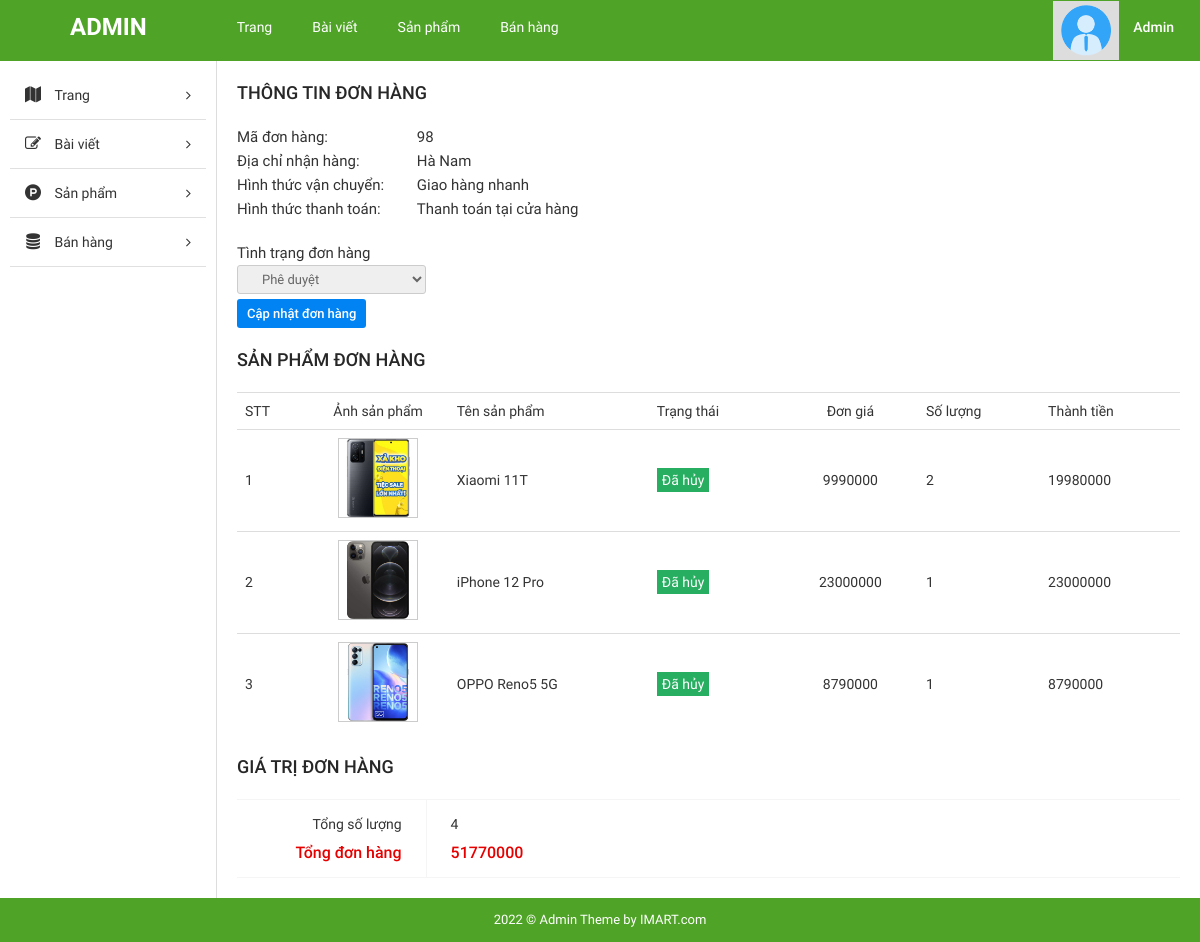
The page /admin/index.php?page=detail_order&order_id=98 on the database its author committed.
### tables this page shows
CREATE TABLE `tbl_order` (
  `order_id` int(11) NOT NULL,
  `total_price` int(50) NOT NULL,
  `date` date NOT NULL,
  `transport_fee` int(11) NOT NULL,
  `status` varchar(50) NOT NULL,
  `user_id` int(11) NOT NULL,
  `email` varchar(100) NOT NULL,
  `phone_num` varchar(12) NOT NULL,
  `address` varchar(100) NOT NULL,
  `note` text NOT NULL,
  `httt` varchar(200) NOT NULL,
  `htvc` varchar(200) NOT NULL
);

CREATE TABLE `tbl_user` (
  `user_id` int(20) NOT NULL,
  `username` varchar(30) NOT NULL,
  `pass` varchar(100) NOT NULL,
  `fullname` varchar(100) NOT NULL,
  `email` varchar(40) NOT NULL,
  `gender` varchar(10) NOT NULL,
  `phone_num` varchar(15) NOT NULL,
  `address` varchar(100) NOT NULL,
  `rule_user` int(1) NOT NULL
);

CREATE TABLE `tbl_orderdetail` (
  `order_id` int(11) NOT NULL,
  `pro_id` int(11) NOT NULL,
  `quantity` int(11) NOT NULL
);

CREATE TABLE `tbl_product` (
  `pro_id` int(11) NOT NULL,
  `pro_name` varchar(200) NOT NULL,
  `original_price` int(11) NOT NULL,
  `promotional_price` int(11) NOT NULL,
  `quantity` int(11) NOT NULL DEFAULT 100,
  `short_desc` text NOT NULL,
  `detail_desc` text NOT NULL,
  `pro_image` varchar(100) NOT NULL,
  `cat_id` int(11) NOT NULL,
  `brand_id` int(20) NOT NULL,
  `status_pro` int(11) NOT NULL
);

### admin/pages/detail_order.php (the view, shortened to what this page needs)
<?php
$order_id = $_GET['order_id'];
$sql = "SELECT pro_image,pro_name,promotional_price,tbl_orderdetail.quantity , tbl_order.status
FROM tbl_order,tbl_orderdetail,tbl_product WHERE tbl_order.order_id=tbl_orderdetail.order_id
AND tbl_orderdetail.pro_id=tbl_product.pro_id AND tbl_order.order_id='$order_id'";
$sql1 = "SELECT order_id,tbl_user.address,tbl_order.note,tbl_order.status, htvc, httt FROM tbl_order INNER JOIN tbl_user
ON tbl_order.user_id=tbl_user.user_id WHERE order_id='$order_id'";
$rs1 = mysqli_query($con, $sql1);
$r1 = mysqli_fetch_array($rs1);
$rs = mysqli_query($con, $sql);
?>
<div id="main-content-wp" class="list-product-page">
    <div class="wrap clearfix">
        <?php require 'inc/sidebar.php'; ?>
        <div id="content" class="detail-exhibition fl-right">
            <div class="section" id="info">
                <div class="section-head">
                    <h3 class="section-title">Thông tin đơn hàng</h3>
                </div>
                <table style="width: 40%">
                    <tr>
                        <td>
                            <h3 class="title" style="display:inline-block">Mã đơn hàng: </h3>
                        </td>
                        <td><span class="detail"><?= $r1['order_id'] ?></span></td>
                    </tr>
                    <tr>
                        <td>
                            <h3 class="title" style="display:inline-block">Địa chỉ nhận hàng: </h3>
                        </td>
                        <td><span class="detail"><?= $r1['address'] ?></span></td>
                    </tr>
                    <tr>
                        <td>
                            <h3 class="title" style="display:inline-block">Hình thức vận chuyển: </h3>
                        </td>
                        <td><span class="detail"><?= $r1['htvc'] ?></span></td>
                    </tr>
                    <tr>
                        <td>
                            <h3 class="title" style="display:inline-block">Hình thức thanh toán: </h3>
                        </td>
                        <td><span class="detail"><?= $r1['httt'] ?></span></td>
                    </tr>
                </table>
                <form method="POST" action="" style="margin-top: 20px;">
                    <h3 class="title">Tình trạng đơn hàng</h3>
                    <select name="status">
                        <option <?php if(isset($statuss) && $statuss == 0) echo "selected = 'selected'" ?> value="0">Phê duyệt</option>
                    </select>
                    <br>
                    <input type="submit" name="sm_status" value="Cập nhật đơn hàng" style="margin-top: 5px">
                </form>
            </div>
            <div class="section">
                <div class="section-head">
                    <h3 class="section-title">Sản phẩm đơn hàng</h3>
                </div>
                <div class="table-responsive">
                    <table class="table info-exhibition">
                        <tr>
                            <td class="thead-text">STT</td>
                            <td class="thead-text">Ảnh sản phẩm</td>
                            <td class="thead-text">Tên sản phẩm</td>
                            <td class="thead-text">Trạng thái</td>
                            <td class="thead-text">Đơn giá</td>
                            <td class="thead-text">Số lượng</td>
                            <td class="thead-text">Thành tiền</td>
                        </tr>
                        <?php
                        $sum_price = 0;
                        $sum_quantity = 0;
                        $count = 0;
                        while ($r = mysqli_fetch_assoc($rs)) {
                            $count++;
                            $price = $r['promotional_price'];
                            $quantity = $r['quantity'];
                            $sum = $price * $quantity;
                        ?>
                            <tr>
                                <td class="thead-text"><?= $count ?></td>
                                <td class="thead-text">
                                    <div class="thumb">
                                        <img src="../<?= $r['pro_image'] ?>" alt="">
                                    </div>
                                </td>
                                <td class="thead-text"><?= $r['pro_name'] ?></td>
                                <td class="thead-text">
                                    <p style="display: inline-block;padding: 2px 5px; background-color: #27ae60; color: #fff"><?= $r['status'] ?></p>
                                </td>
                                <td class="thead-text"><?= $r['promotional_price'] ?></td>
                                <td class="thead-text"><?= $r['quantity'] ?></td>
                                <td class="thead-text"><?= $sum ?></td>
                            </tr>
                        <?php
                            $sum_price += $sum;
                            $sum_quantity += $quantity;
                        }
                        ?>
                    </table>
                </div>
            </div>
            <div class="section">
                <h3 class="section-title">Giá trị đơn hàng</h3>
                <div class="section-detail">
                    <ul class="list-item clearfix">
                        <li>
                            <span class="total-fee">Tổng số lượng</span>
                            <span class="total">Tổng đơn hàng</span>
                        </li>
                        <li>
                            <span class="total-fee"><?= $sum_quantity ?></span>
                            <span class="total"><?= $sum_price ?></span>
                        </li>
                    </ul>
                </div>
            </div>
        </div>
    </div>
</div>
</div>

### admin/inc/header.php (shortened to what this page needs)
<!DOCTYPE html>
<html>
    <head>
        <link href="public/css/bootstrap/bootstrap.min.css" rel="stylesheet" type="text/css"/>
        <link href="public/css/bootstrap/bootstrap-theme.min.css" rel="stylesheet" type="text/css"/>
        <link href="public/reset.css" rel="stylesheet" type="text/css"/>
        <link href="public/css/font-awesome/css/font-awesome.min.css" rel="stylesheet" type="text/css"/>
        <link href="public/style.css" rel="stylesheet" type="text/css"/>
        <link href="public/responsive.css" rel="stylesheet" type="text/css"/>
    </head>
    <body>
        <div id="site">
            <div id="container">
                <div id="header-wp">
                    <div class="wp-inner clearfix">
                        <a href="?page=list_post" title="" id="logo" class="fl-left">ADMIN</a>
                        <ul id="main-menu" class="fl-left">
                            <li>
                                <a href="?page=list_post" title="">Trang</a>
                            </li>
                            <li>
                                <a href="?page=list_post" title="">Bài viết</a>
                            </li>
                            <li>
                                <a href="?page=list_product" title="">Sản phẩm</a>
                            </li>
                            <li>
                                <a href="" title="">Bán hàng</a>
                            </li>
                        </ul>
                        <div id="dropdown-user" class="dropdown dropdown-extended fl-right">
                            <button class="dropdown-toggle clearfix" type="button"  data-toggle="dropdown" aria-haspopup="true" aria-expanded="true">
                                <div id="thumb-circle" class="fl-left">
                                    <img src="public/images/img-admin-1.png" width="50">
                                </div>
                                <h3 id="account" class="fl-right">Admin</h3>
                            </button>
                        </div>
                    </div>
                </div>

### admin/index.php (shortened to what this page needs)
<?php
$page = isset($_GET['page']) ? $_GET['page'] : 'list_post';
$path = "./pages/{$page}.php";
require './inc/header.php';
if (file_exists($path)) {
    require "{$path}";
} else {
    require "./pages/404.php";
}
require './inc/footer.php';
?>

### admin/inc/sidebar.php (shortened to what this page needs)
<div id="sidebar" class="fl-left">
    <ul id="sidebar-menu">
        <li class="nav-item">
            <a href="" title="" class="nav-link nav-toggle">
                <span class="fa fa-map icon"></span>
                <span class="title">Trang</span>
            </a>
        </li>
        <li class="nav-item">
            <a href="" title="" class="nav-link nav-toggle">
                <span class="fa fa-pencil-square-o icon"></span>
                <span class="title">Bài viết</span>
            </a>
        </li>
        <li class="nav-item">
            <a href="" title="" class="nav-link nav-toggle">
                <span class="fa fa-product-hunt icon"></span>
                <span class="title">Sản phẩm</span>
            </a>
        </li>
        <li class="nav-item">
            <a href="" title="" class="nav-link nav-toggle">
                <span class="fa fa-database icon"></span>
                <span class="title">Bán hàng</span>
            </a>
        </li>
    </ul>
</div>

### admin/inc/footer.php (shortened to what this page needs)
<div id="footer-wp">
    <div class="wp-inner">
        <p id="copyright">2022 © Admin Theme by IMART.com  </p>
    </div>
</div>
</div>
</body>
</html>

### admin/public/css/import/global.css (style rules this page uses)
body { font-family: "Roboto Regular"; font-size: 14px; line-height: 24px; color: #333; }
.fl-left { float: left; }
.fl-right { float: right; }
img { max-width: 100%; height: auto; display: block; }
ul li { list-style: none!important; }
a { text-decoration: none!important; }
.dropdown .dropdown-toggle { background: none; border: none; outline: none; }

### admin/public/css/import/list_post.css (style rules this page uses)
#header-wp { background: #4fa327; }
#main-menu li { float: left; }
#main-menu li a { display: block; color: #fff; padding: 15px 20px; }
#logo { font-family: 'Roboto Bold'; font-weight: normal; color: #fff; font-size: 24px; padding: 15px 70px; }
#thumb-circle { display: block; padding: 4px 8px; background: #ddd; }
#account { font-family: 'Roboto Medium'; font-weight: normal; color: #fff; padding: 14px 20px 14px 14px; }
#sidebar { width: 18%; padding: 10px; }
#content { width: 82%; border-left: 1px solid #ddd; padding: 20px; }
#main-menu > li { position: relative; }
#copyright { display: block; text-align: center; color: #fff; font-size: 13px; background: #4fa327; padding: 10px 0px; }

### admin/public/css/import/sidebar.css (style rules this page uses)
#sidebar-menu .nav-item .nav-link { position: relative; display: block; color: #333; text-decoration: none!important; padding: 12px 15px; border-bottom: 1px solid #e0e0e0; }
#sidebar-menu .nav-item .nav-link .icon { display: inline-block; font-size: 16px; line-height: normal; width: 1em; text-align: center; }
#sidebar-menu .nav-item .nav-link .title { display: inline-block; padding-left: 10px; }

### admin/public/css/import/detail_order.css (style rules this page uses)
.detail-exhibition .section { margin-bottom: 20px; font-size: 15px; }
.detail-exhibition .section:last-child { padding: 0; margin-bottom: 0; }
.detail-exhibition .section .list-item .title, .detail-exhibition .section .section-title { position: relative; padding-left: 30px; color: #272727; font-family: 'Roboto Medium'; }
.detail-exhibition .section .section-title { padding: 0; line-height: inherit; border-bottom: none; }
.detail-exhibition .section .section-detail { padding: 0; }
.detail-exhibition .section .section-detail .list-item { border-top: 1px solid #f5f5f5; border-bottom: 1px solid #f5f5f5; }
.detail-exhibition .section .section-detail .list-item li { float: left; padding: 12px 24px; border-left: 1px solid #f5f5f5; }
.detail-exhibition .section .section-detail .list-item li:nth-child(1) { width: 20%; text-align: right; border-left: none; }
.detail-exhibition .section .section-detail .list-item li:nth-child(2) { width: 80%; text-align: left; }
.detail-exhibition .section .section-detail .list-item li span { display: block; padding-bottom: 5px; color: #333; font-size: 14px; }
.detail-exhibition .section .section-detail .list-item li .total { font-size: 16px; color: #e60000; padding-bottom: 0; font-family: 'Roboto Medium'; font-weight: normal; }
.detail-exhibition .info-exhibition tbody tr td { color: #333; font-size: 14px; vertical-align: middle; }
.detail-exhibition .info-exhibition tbody tr td:nth-child(2) .thumb { display: inline-block; }
.detail-exhibition .info-exhibition tr td:nth-child(2) { width: 15%; text-align: center; }
.detail-exhibition .info-exhibition tr td:nth-child(5) { text-align: center; }
.table { margin-bottom: 0!important; }
.detail-exhibition .thumb { margin-top: 0!important; }
.info-exhibition .thumb img { width: 80px; height: 80px; border: 1px solid #ccc; }
#info select { border: 1px solid #ccc; padding: 5px 20px; font-size: 13px; color: #666; border-radius: 3px; }
#info input[type="submit"] { font-size: 13px; padding: 3px 10px; border: none; background: #0183f3; color: #fff; font-family: 'Roboto Medium'; font-weight: normal; line-height: 23px; border-radius: 3px; }
.detail-exhibition .section .section-title { font-weight: normal; text-transform: uppercase; font-size: 18px; margin-bottom: 20px; }

### rows shown on the page
tbl_order: order_id "98", user.address "Hà Nam", htvc "Giao hàng nhanh", httt "Thanh toán tại cửa hàng"
tbl_orderdetail: pro.pro_image (picture), pro.pro_name "Xiaomi 11T", order.status "Đã hủy", pro.promotional_price "9990000", quantity "2", sum "19980000"
tbl_orderdetail: pro.pro_image (picture), pro.pro_name "iPhone 12 Pro", order.status "Đã hủy", pro.promotional_price "23000000", quantity "1"
tbl_orderdetail: pro.pro_image (picture), pro.pro_name "OPPO Reno5 5G", order.status "Đã hủy", pro.promotional_price "8790000", quantity "1"

### other values the page prints
$sum_quantity "4"
$sum_price "51770000"
